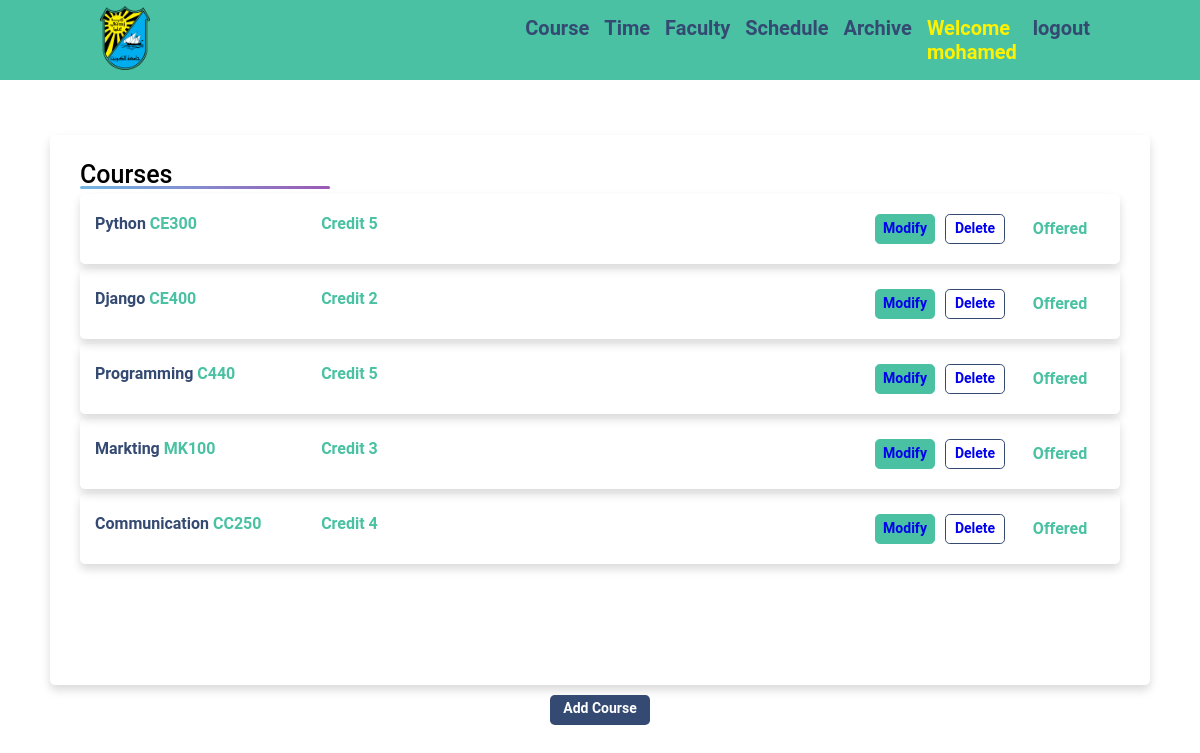
Page /course/ (signed in) on the committed database.
### base/models.py (models this page shows, shortened)
class User(AbstractUser):
    serialNumber = models.CharField(max_length=100, null=True)
    teaching = models.BooleanField(default=False, null=True)
    vip = models.BooleanField(default=False, null=True)
    report = models.CharField(max_length=10, null=True)
    REQUIRED_FIELDS = []

class Courses_model(models.Model):
    title = models.CharField(max_length=100, null=True, unique=True)
    number = models.CharField(max_length=100, null=True, unique=True)
    offered = models.BooleanField(default=True, null=True)
    credit = models.PositiveIntegerField(null=True)

### base/views.py (the view)
# urls.py: path('course/', views.course_page, name='course_page'),
@login_required(login_url='login_page')
def course_page(request):
    courses = Courses_model.objects.all()
    context = {"courses":courses}
    return render(request, 'base/course_page.html', context)

### base/templates/base/course_page.html (shortened to what this page needs)
{% extends 'core3.html' %}
{% block content %}
<div class="teacher-main_container">
    <div class = "course-container">
        <div class="title">Courses</div>
        <div class = "course-content">
            {% for course in courses %}
            <div class = "sdetail">
                <div class = "space-course">
                <div>
                    <span >{{course.title}}</span>
                    <span>{{course.number}}</span>
                </div>
                <span>Credit {{course.credit}}</span>
                </div>
                <div class = "space">
                    <div class="modify-button">
                        <a class = "" href = "{% url 'modify_course_page' course.id %}" >Modify</a>
                    </div>
                    <div class="delete-button">
                        <a class = "" href = "{% url 'delete_course_page' course.id %}" >Delete</a>
                    </div>
                    {%if course.offered %}
                    <div class = "offered">
                        <span>Offered</span>
                    </div>
                    {% else %}
                    <div class = "notoffered">
                        <span>Not Offered</span>
                    </div>
                    {% endif %}
                </div>
            </div>
            {% endfor %}
        </div>
    </div>
    <div class="add-button">
            <a class = "" href = "{% url 'add_course_page' %}" >Add Course</a>
        </div>
</div>
{% endblock content %}

### templates/core3.html (shortened to what this page needs)
<!DOCTYPE html>
{% load static %}
<html lang="en">
<head>
    <link
      rel="stylesheet"
      type="text/css"
      media="screen"
      href="{% static 'styles/main.css' %}"
    />
</head>
<body>
  {% include 'navebar2.html' %}
    {% block content %}
    {% endblock content %}
</body>
</html>

### templates/navebar2.html (shortened to what this page needs)
<header>
    <ul class="navbar">
      <div class = 'navbar-main'>
        <img src="\media\images\logo.png" alt="">
      </div>
      <div class="navbar-items">
        {% if request.user.is_authenticated %}
        <a class= "logout-hover" href="{% url 'course_page' %}"><li>Course</li></a>
        <a class= "logout-hover" href="{% url 'time_page' %}"><li>Time</li></a>
        <a  class= "logout-hover" href="{% url 'faculty_page_detail' %}"><li>Faculty</li></a>
        <a class= "logout-hover" href="{% url 'schedule_course_page' %}"><li>Schedule</li></a>
        <a  class= "logout-hover" href="{% url 'archive_page' %}"><li>Archive</li></a>
        <a class = "welcome-user" href=""><li>Welcome {{request.user}}</li></a>
        <a class = "logout-hover" href="{% url 'logout_page' %}"><li>logout</li></a>
        {% endif %}
      </div>
    </ul>
  </header>

### static/styles/main.css (style rules this page uses)
* { padding: 0; margin: 0; box-sizing: border-box; scroll-behavior: smooth; list-style: none; text-decoration: none; font-family: "Roboto", sans-serif; }
:root { --bg-color-1: #344a72; --bg-color-2 : #ffff; --button-color: #49c1a2; --icon--color:#fff200; }
header { background-color: var(--button-color); position: fixed; top: 0; right: 0; width: 100%; z-index: 1000; }
.navbar { display: flex; align-items: center; justify-content: space-between; padding: 10px 100px; width: 100%; height: 80px; }
.navbar-main { width: 50%; }
.navbar-main img { width: 50px; height: auto; }
.navbar-items { display: flex; gap: 15px; width: 70%; padding: 10px; float: right; justify-content: right; }
.navbar-items a { color: var(--bg-color-2); font-weight: 700; font-size: 20px; pointer-events: none; }
.navbar-items .logout-hover { pointer-events:fill; color: var(--bg-color-1); transition: 0.4s; }
.navbar-items .welcome-user { color: var(--icon--color) }
body { background-color: var(--bg-color-1); }
.teacher-main_container { position: fixed; top: 30px; width: 100vw; height: 100vh; display: flex; flex-direction: column; justify-content: center; align-items: center; background-color: var(--bg-color-2); }
.course-container { max-width: 1100px; width: 100%; height: 550px; background-color: #fff; padding: 25px 30px; border-radius: 5px; box-shadow: 0 5px 10px rgba(0,0,0,0.15); overflow:auto; scroll-behavior: smooth; }
.course-container .title { font-size: 25px; font-weight: 500; position: relative; }
.course-container .title::before { content: ""; position: absolute; left: 0; bottom: 0; height: 3px; width: 250px; border-radius: 5px; background: linear-gradient(135deg, #71b7e6, #9b59b6); }
.course-content { display: flex; flex-direction: column; margin-top: 5px; margin-bottom: 5px; gap:5px; }
.course-content .sdetail { background-color: var(--bg-re-2); padding: 20px 15px; border-radius: 5px; box-shadow: 0 5px 10px rgba(0,0,0,0.15); display: flex; flex-direction: row; justify-content: space-between; }
.course-content .sdetail span { color: black; font-weight: bolder; }
.course-content .sdetail .modify-button { float: right; color: black; width: 60px; height: 30px; text-align: center; border: 1px solid var(--button-color); background-color: var(--button-color); border-radius: 0.3rem; font-size: 14px; font-weight: bolder; padding-top: 5px; padding-bottom: 5px; }
.course-content .sdetail .delete-button { float: right; color: black; width: 60px; height: 30px; text-align: center; border: 1px solid var(--bg-color-1); background-color: var(--bg-color-2); border-radius: 0.3rem; font-size: 14px; font-weight: bolder; padding-top: 5px; padding-bottom: 5px; }
.course-content .sdetail .space { display: flex; gap: 10px; }
.course-content .sdetail .space .offered { margin-top: 5px; width: 90px; text-align: center; }
.course-content .sdetail .space .offered span { color: var(--button-color); }
.teacher-main_container .add-button { display: flex; justify-content: center; margin-top: 10px; }
.teacher-main_container .add-button a { width: 100px; height: 30px; text-align: center; background-color: var(--bg-color-1); color: var(--bg-color-2); border-radius: 0.3rem; font-size: 14px; font-weight: bolder; padding-top: 5px; padding-bottom: 5px; }
.course-content .sdetail .space-course { display: flex; justify-content: space-between; width: 28%; }
.course-content .sdetail .space-course span:nth-child(1) { color: var(--bg-color-1); }
.course-content .sdetail .space-course span:nth-child(2) { color: var(--button-color); }

### rows in the picture
User: user "mohamed"
Courses_model: title "Python", number "CE300", credit "5", offered "Offered"
Courses_model: title "Django", number "CE400", credit "2", offered "Offered"
Courses_model: title "Programming", number "C440", credit "5", offered "Offered"
Courses_model: title "Markting", number "MK100", credit "3", offered "Offered"
Courses_model: title "Communication", number "CC250", credit "4", offered "Offered"
